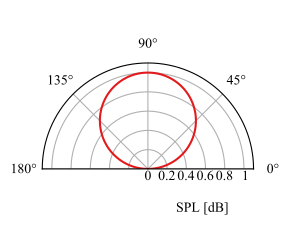

This chart was generated by the following Python code:
from pyplotformat.plot import FormatPolar
from pyplotformat.plot import FormatLegend
from pyplotformat import utils as putils

from matplotlib import pyplot as plt
import numpy as np


def polar_func(th):

    return np.sin(th)


th = np.linspace(0.0, np.pi, 100)

r = polar_func(th)

fig, ax = plt.subplots(subplot_kw={'projection': 'polar'})

ax.plot(th, r)

plotFormat = FormatPolar()

fig, ax = plotFormat(fig, rlabel="SPL [dB]", axis_shape="half")

putils.write_pdf(fig, ".", "example")
